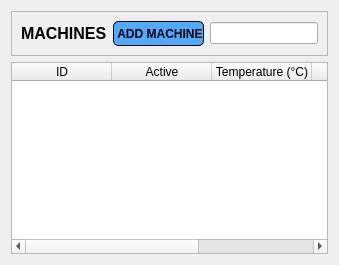
            <widget class="QWidget" name="machines_list_page">
             <layout class="QVBoxLayout" name="verticalLayout_5">
              <item>
               <widget class="QFrame" name="top_bar_machines">
                <property name="maximumSize">
                 <size>
                  <width>16777215</width>
                  <height>50</height>
                 </size>
                </property>
                <property name="frameShape">
                 <enum>QFrame::StyledPanel</enum>
                </property>
                <property name="frameShadow">
                 <enum>QFrame::Raised</enum>
                </property>
                <layout class="QHBoxLayout" name="horizontalLayout_12">
                 <item>
                  <widget class="QLabel" name="machines_label">
                   <property name="font">
                    <font>
                     <family>Nirmala UI</family>
                     <pointsize>12</pointsize>
                     <weight>75</weight>
                     <bold>true</bold>
                    </font>
                   </property>
                   <property name="text">
                    <string>MACHINES</string>
                   </property>
                  </widget>
                 </item>
                 <item>
                  <widget class="QPushButton" name="add_machine_button">
                   <property name="minimumSize">
                    <size>
                     <width>0</width>
                     <height>25</height>
                    </size>
                   </property>
                   <property name="maximumSize">
                    <size>
                     <width>120</width>
                     <height>16777215</height>
                    </size>
                   </property>
                   <property name="font">
                    <font>
                     <family>Nirmala UI</family>
                     <weight>75</weight>
                     <bold>true</bold>
                    </font>
                   </property>
                   <property name="autoFillBackground">
                    <bool>false</bool>
                   </property>
                   <property name="styleSheet">
                    <string notr="true">QPushButton{
	background-color: rgb(80, 170, 255);
	border: 1px solid black;
	border-radius: 5px;
}
QPushButton:hover{
	background-color: #00aaff;
}</string>
                   </property>
                   <property name="text">
                    <string> ADD MACHINE</string>
                   </property>
                  </widget>
                 </item>
                 <item>
                  <widget class="QLineEdit" name="search_bar_3">
                   <property name="maximumSize">
                    <size>
                     <width>200</width>
                     <height>16777215</height>
                    </size>
                   </property>
                   <property name="styleSheet">
                    <string notr="true">border-color: rgb(0, 0, 0);</string>
                   </property>
                   <property name="text">
                    <string/>
                   </property>
                  </widget>
                 </item>
                </layout>
               </widget>
              </item>
              <item>
               <widget class="QTableWidget" name="machines_table">
                <column>
                 <property name="text">
                  <string>ID</string>
                 </property>
                </column>
                <column>
                 <property name="text">
                  <string>Active</string>
                 </property>
                </column>
                <column>
                 <property name="text">
                  <string>Temperature (°C)</string>
                 </property>
                </column>
                <column>
                 <property name="text">
                  <string>NAS</string>
                 </property>
                </column>
                <column>
                 <property name="text">
                  <string>More info</string>
                 </property>
                </column>
               </widget>
              </item>
             </layout>
            </widget>
